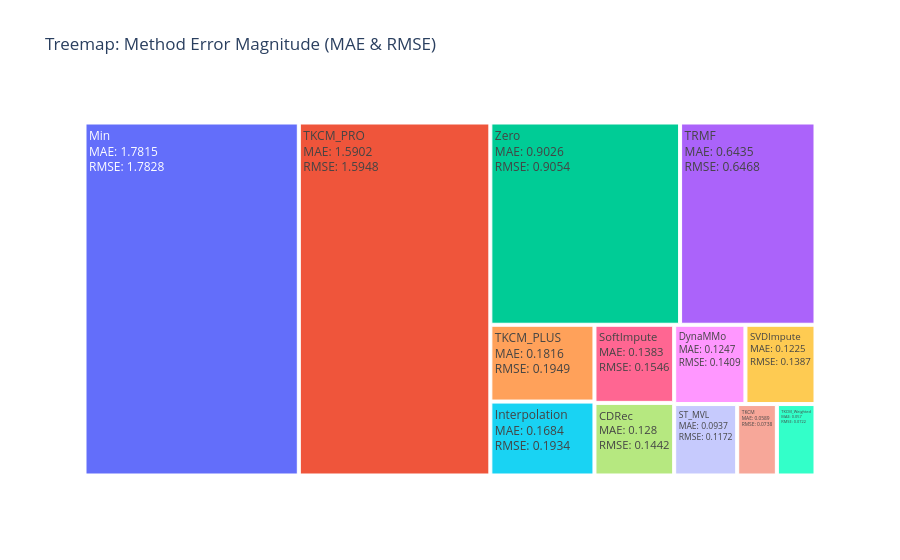

Notebook code for this chart:
### Code cell
#🌲 Treemap (MAE & RMSE Combined Size)

import numpy as np

fig = go.Figure(go.Treemap(
    labels=results_df["Method"],
    parents=[""] * len(results_df),
    values=np.sqrt(results_df["MAE"]**2 + results_df["RMSE"]**2),  # Combined magnitude
    text=[f"MAE: {mae}<br>RMSE: {rmse}" for mae, rmse in zip(results_df["MAE"], results_df["RMSE"])],
    hoverinfo="label+text+value"
))
fig.update_layout(title="Treemap: Method Error Magnitude (MAE & RMSE)")
fig.show()

### Figure 1 — Plotly figure (JSON) as saved in the notebook; plotly's stock layout.template omitted (floating-point values rounded to 4 significant figures)
{"data": [{"hoverinfo": "label+text+value", "labels": ["TKCM", "TKCM_PLUS", "TKCM_Weighted", "TKCM_PRO", "CDRec", "DynaMMo", "SoftImpute", "SVDImpute", "ST_MVL", "TRMF", "Zero", "Min", "Interpolation"], "parents": ["", "", "", "", "", "", "", "", "", "", "", "", ""], "text": ["MAE: 0.0589<br>RMSE: 0.0738", "MAE: 0.1816<br>RMSE: 0.1949", "MAE: 0.057<br>RMSE: 0.0722", "MAE: 1.5902<br>RMSE: 1.5948", "MAE: 0.128<br>RMSE: 0.1442", "MAE: 0.1247<br>RMSE: 0.1409", "MAE: 0.1383<br>RMSE: 0.1546", "MAE: 0.1225<br>RMSE: 0.1387", "MAE: 0.0937<br>RMSE: 0.1172", "MAE: 0.6435<br>RMSE: 0.6468", "MAE: 0.9026<br>RMSE: 0.9054", "MAE: 1.7815<br>RMSE: 1.7828", "MAE: 0.1684<br>RMSE: 0.1934"], "type": "treemap", "values": [0.09442, 0.2664, 0.09199, 2.252, 0.1928, 0.1882, 0.2074, 0.1851, 0.1501, 0.9124, 1.278, 2.52, 0.2564]}], "layout": {"title": {"text": "Treemap: Method Error Magnitude (MAE & RMSE)"}}}
